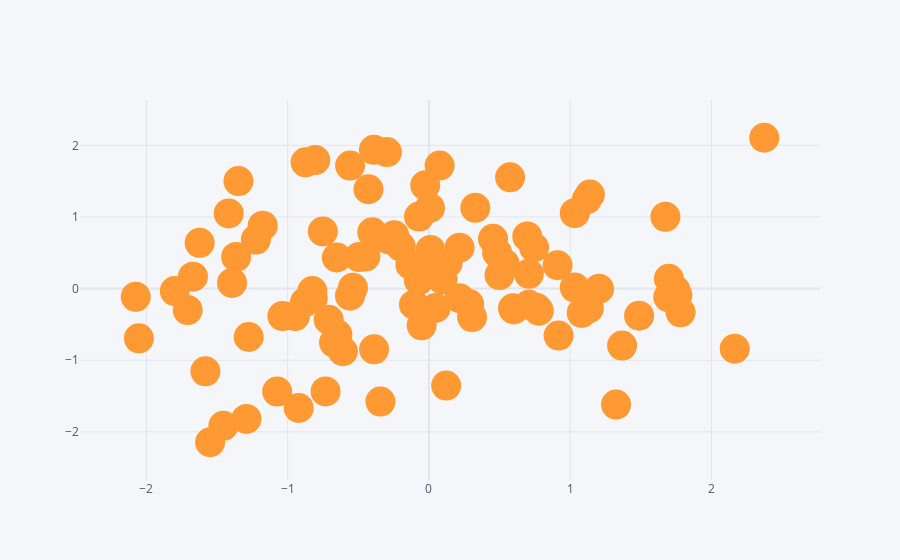

The notebook cell this image was saved under:
### Code cell
df.iplot(kind = 'scatter', x ='A', y='B', mode ='markers', size = 30)
